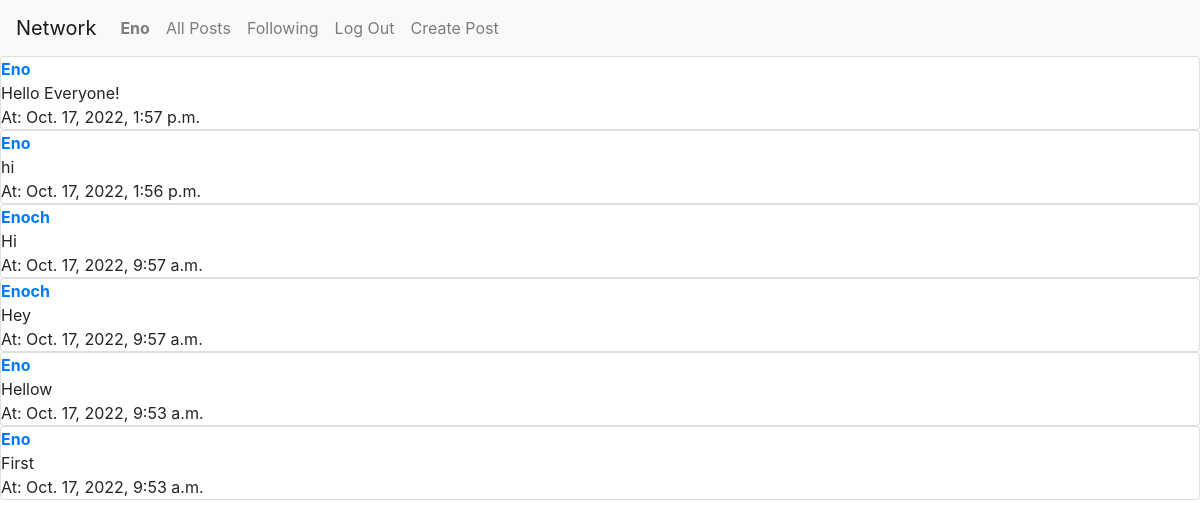
/ (signed in), run on the app's committed database.
### network/models.py (models this page shows, shortened)
class User(AbstractUser):
    pass

class Post(models.Model):
    body = models.TextField()
    author = models.ForeignKey("User", on_delete=models.CASCADE, related_name="posts")
    date = models.DateTimeField(auto_now_add = True)
    likes = models.ManyToManyField("User", related_name="post_likes")

### network/views.py (the view)
# urls.py: path("", views.index, name="index"),
def index(request):
    posts = Post.objects.all().order_by('-date')
    return render(request, "network/index.html", {
        "posts": posts
    })

### network/templates/network/index.html
{% extends "network/layout.html" %}
{% block body %}
    {% for post in posts %}
    <div class="post_item card ">
        <strong><a href="{% url 'profile' post.author %}">{{post.author}}</a></strong>
        {{ post.body }}<br>
        At: {{ post.date }}
        <br>
    </div>
    {% endfor %}
{% endblock %}

### network/templates/network/layout.html (shortened to what this page needs)
{% load static %}
<!DOCTYPE html>
<html lang="en">
    <head>
        <link rel="stylesheet" href="https://stackpath.bootstrapcdn.com/bootstrap/4.4.1/css/bootstrap.min.css">
        <link href="{% static 'network/styles.css' %}" rel="stylesheet">
    </head>
    <body>
        <nav class="navbar navbar-expand-lg navbar-light bg-light">
            <a class="navbar-brand" href="#">Network</a>
            <div>
              <ul class="navbar-nav mr-auto">
                {% if user.is_authenticated %}
                    <li class="nav-item">
                        <a class="nav-link" href="#"><strong>{{ user.username }}</strong></a>
                    </li>
                {% endif %}
                <li class="nav-item">
                  <a class="nav-link" href="{% url 'index' %}">All Posts</a>
                </li>
                {% if user.is_authenticated %}
                    <li class="nav-item">
                        <a class="nav-link" href="{% url 'following' %}">Following</a>
                    </li>
                    <li class="nav-item">
                        <a class="nav-link" href="{% url 'logout' %}">Log Out</a>
                    </li>
                    <li class="nav-item">
                        <a class="nav-link" href="{% url 'create_post' %}">Create Post</a>
                    </li>
                {% endif %}
              </ul>
            </div>
          </nav>
        <div class="body">
            {% block body %}
            {% endblock %}
        </div>
    </body>
</html>

### data on the page
User: username "Eno"
Post: author "Eno", body "Hello Everyone!", date "Oct. 17, 2022, 1:57 p.m."
Post: author "Eno", body "hi", date "Oct. 17, 2022, 1:56 p.m."
Post: author "Enoch", body "Hi", date "Oct. 17, 2022, 9:57 a.m."
Post: author "Enoch", body "Hey", date "Oct. 17, 2022, 9:57 a.m."
Post: author "Eno", body "Hellow", date "Oct. 17, 2022, 9:53 a.m."
Post: author "Eno", body "First", date "Oct. 17, 2022, 9:53 a.m."
